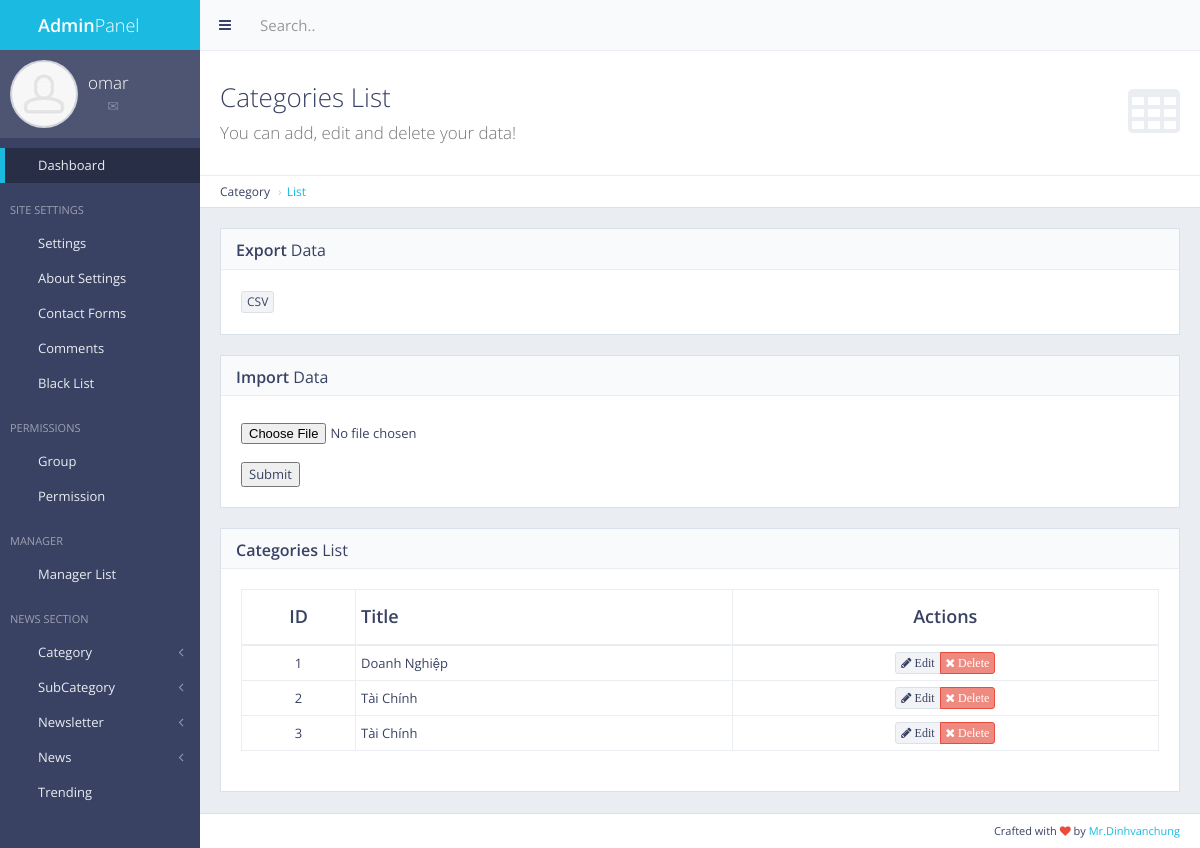
The app's page /panel/category/list/ (signed in) with its own data.
### cat/models.py (models this page shows, shortened)
class Cat(models.Model):
    name = models.CharField(max_length=255, verbose_name=_('Thể Loại'),default=data['dn'],unique=True, blank=False, editable=True)
    count = models.IntegerField(default=0,verbose_name=_('Đếm'))  # To count how many news contains in an one category
    class Meta:
        get_latest_by = ['-priority', 'order_date']
        verbose_name = _('Bảng Thể Loại')
        verbose_name_plural = _('Bảng Thể Loại')
        ordering = ['name']

### cat/views.py (the view)
# urls.py: url(r'^panel/category/list/$', views.cat_list, name='cat_list'),  ## For Admin Panel Category List
def cat_list(request):
    if not request.user.is_authenticated:
        return redirect('mylogin')
    cat = Cat.objects.all()
    return render(request, 'back/cat_list.html', {'cat':cat})

### main/templatetags/extra_auth.py (called while the page is built)
@register.filter(name='has_group')
def has_group(user, group_name):
    return user.groups.filter(name=group_name).exists()

### main/templates/back/cat_list.html (shortened to what this page needs)
{% extends 'back/master.html' %}
{% load static %}
{% block mainblock %}
<div class="content-header">
    <div class="header-section">
        <h1>
            <i class="fa fa-table"></i>Categories List<br><small>You can add, edit and delete your data!</small>
        </h1>
    </div>
</div>
<ul class="breadcrumb breadcrumb-top">
    <li>Category</li>
    <li><a href="/panel/category/list/">List</a></li>
</ul>
<div class="block full">
    <div class="block-title">
        <h2><strong>Export</strong> Data</h2>
    </div>
    <div class="table-responsive">
        <a href="{% url 'export_cat_csv' %}" data-toggle="tooltip" title="Export csv file" class="btn btn-xs btn-default"> CSV</a>
    </div>
</div>
<div class="block full">
    <div class="block-title">
        <h2><strong>Import</strong> Data</h2>
    </div>
    <form action="{% url 'import_cat_csv' %}" method="post" enctype="multipart/form-data">
        <div class="table-responsive">
            <input type="file" name="csv_file" id="csv_file">
            <br>
            <button type="submit">Submit</button>
        </div>
    </form>
</div>
<div class="block full">
    <div class="block-title">
        <h2><strong>Categories</strong> List</h2>
    </div>
    <div class="table-responsive">
        <table id="example-datatable" class="table table-vcenter table-condensed table-bordered">
            <thead>
                <tr>
                    <th class="text-center">ID</th>
                    <th>Title</th>
                    <th class="text-center">Actions</th>
                </tr>
            </thead>
            <tbody>
                {% for cc in cat %}
                <tr>
                    <td class="text-center">{{ cc.pk }}</td>
                    <td>{{ cc.name }}</td>
                    <td class="text-center">
                        <div class="btn-group">
                            <a href="javascript:void(0)" data-toggle="tooltip" title="Edit" class="btn btn-xs btn-default"><i class="fa fa-pencil"> Edit</i></a>
                            <a href="{% url 'news_delete' pk=cc.pk %}" data-toggle="tooltip" title="Delete" class="btn btn-xs btn-danger"><i class="fa fa-times"> Delete</i></a>
                        </div>
                    </td>
                </tr>
                {% endfor %}
            </tbody>
        </table>
    </div>
</div>
{% endblock %}

### main/templates/back/master.html (shortened to what this page needs)
{% load static %}
{% load extra_auth %}
{% if user.is_authenticated %}
<!DOCTYPE html>
 <html class="no-js" lang="en">
    <head>
        <link rel="stylesheet" href="{% static 'back/css/bootstrap.min.css' %}">
        <link rel="stylesheet" href="{% static 'back/css/plugins.css' %}">
        <link rel="stylesheet" href="{% static 'back/css/main.css' %}">
        <link rel="stylesheet" href="{% static 'back/css/themes.css' %}">
    </head>
    <body>
        <div id="page-wrapper">
            <div id="page-container" class="sidebar-partial sidebar-visible-lg sidebar-no-animations">
                <div id="sidebar">
                    <div id="sidebar-scroll">
                        <div class="sidebar-content">
                            <a href="/panel" class="sidebar-brand">
                                <i class="gi gi-flash"></i><span class="sidebar-nav-mini-hide"><strong>Admin</strong>Panel</span>
                            </a>
                            <div class="sidebar-section sidebar-user clearfix sidebar-nav-mini-hide">
                                <div class="sidebar-user-avatar">
                                    <a href="page_ready_user_profile.html">
                                        <img src="{% static 'back/img/placeholders/avatars/avatar2.jpg' %}" alt="avatar">
                                    </a>
                                </div>
                                <div class="sidebar-user-name">{{ request.user }}</div>
                                <div class="sidebar-user-links">
                                    <a href="page_ready_user_profile.html" data-toggle="tooltip" data-placement="bottom" title="Profile"><i class="gi gi-user"></i></a>
                                    <a href="page_ready_inbox.html" data-toggle="tooltip" data-placement="bottom" title="Messages"><i class="gi gi-envelope"></i></a>
                                    <a href="/panel/change/pass/" class="enable-tooltip" data-placement="bottom" title="Settings" ><i class="gi gi-cogwheel"></i></a>
                                    <a href="/logout" data-toggle="tooltip" data-placement="bottom" title="Logout"><i class="gi gi-exit"></i></a>
                                </div>
                            </div>
                        <ul class="sidebar-nav">
                            {% if perms.main.master_user %}
                            <li>
                                <a href="/panel" class=" active"><i class="gi gi-stopwatch sidebar-nav-icon"></i><span class="sidebar-nav-mini-hide">Dashboard</span></a>
                            </li>
                            {% endif %}
                {% if request.user|has_group:"masteruser" %}
                            <li class="sidebar-header">
                                <span class="sidebar-header-options clearfix"><a href="javascript:void(0)" data-toggle="tooltip" title="Quick Settings"><i class="gi gi-settings"></i></a></span>
                                <span class="sidebar-header-title">Site Settings</span>
                            </li>
                                <li>
                                    <a href="/panel/setting/" class=""><i class="gi gi-show_big_thumbnails sidebar-nav-icon"></i><span class="sidebar-nav-mini-hide">Settings</span></a>
                                </li>
                                <li>
                                    <a href="/panel/about/setting/" class=""><i class="gi gi-show_big_thumbnails sidebar-nav-icon"></i><span class="sidebar-nav-mini-hide">About Settings</span></a>
                                </li>
                                <li>
                                    <a href="/panel/contactform/" class=""><i class="gi gi-show_big_thumbnails sidebar-nav-icon"></i><span class="sidebar-nav-mini-hide">Contact Forms</span></a>
                                </li>
                            <li>
                                <a href="/comments/list/" class=""><i class="gi gi-show_big_thumbnails sidebar-nav-icon"></i><span class="sidebar-nav-mini-hide">Comments</span></a>
                            </li>
                        <li>
                            <a href="/blacklist/" class=""><i class="gi gi-show_big_thumbnails sidebar-nav-icon"></i><span class="sidebar-nav-mini-hide">Black List</span></a>
                        </li>
                <li class="sidebar-header">
                    <span class="sidebar-header-options clearfix"><a href="javascript:void(0)" data-toggle="tooltip" title="Quick Settings"><i class="gi gi-settings"></i></a></span>
                    <span class="sidebar-header-title">Permissions</span>
                </li>
                    <li>
                        <a href="/panel/manager/group/" class=""><i class="gi gi-show_big_thumbnails sidebar-nav-icon"></i><span class="sidebar-nav-mini-hide">Group</span></a>
                    </li>
                    <li>
                        <a href="/panel/manager/perms/" class=""><i class="gi gi-show_big_thumbnails sidebar-nav-icon"></i><span class="sidebar-nav-mini-hide">Permission</span></a>
                    </li>
                    <li class="sidebar-header">
                        <span class="sidebar-header-options clearfix"><a href="javascript:void(0)" data-toggle="tooltip" title="Quick Settings"><i class="gi gi-settings"></i></a></span>
                        <span class="sidebar-header-title">Manager</span>
                    </li>
                        <li>
                            <a href="/panel/manager/list/" class=""><i class="gi gi-show_big_thumbnails sidebar-nav-icon"></i><span class="sidebar-nav-mini-hide">Manager List</span></a>
                        </li>
                {% endif %}
                        <li class="sidebar-header">
                            <span class="sidebar-header-options clearfix"><a href="javascript:void(0)" data-toggle="tooltip" title="Quick Settings"><i class="gi gi-settings"></i></a></span>
                            <span class="sidebar-header-title">News Section</span>
                        </li>
                {% if request.user|has_group:"masteruser" %}
                        <li>
                            <a href="#" class="sidebar-nav-menu"><i class="fa fa-angle-left sidebar-nav-indicator sidebar-nav-mini-hide"></i><i class="gi gi-show_big_thumbnails sidebar-nav-icon"></i><span class="sidebar-nav-mini-hide">Category</span></a>
                        </li>
                        <li>
                            <a href="#" class="sidebar-nav-menu"><i class="fa fa-angle-left sidebar-nav-indicator sidebar-nav-mini-hide"></i><i class="gi gi-show_big_thumbnails sidebar-nav-icon"></i><span class="sidebar-nav-mini-hide">SubCategory</span></a>
                        </li>
                    <li>
                        <a href="#" class="sidebar-nav-menu"><i class="fa fa-angle-left sidebar-nav-indicator sidebar-nav-mini-hide"></i><i class="gi gi-show_big_thumbnails sidebar-nav-icon"></i><span class="sidebar-nav-mini-hide">Newsletter</span></a>
                    </li>
                {% endif %}
                                <li>
                                    <a href="#" class="sidebar-nav-menu"><i class="fa fa-angle-left sidebar-nav-indicator sidebar-nav-mini-hide"></i><i class="gi gi-show_big_thumbnails sidebar-nav-icon"></i><span class="sidebar-nav-mini-hide">News</span></a>
                                </li>
                {% if request.user|has_group:"masteruser" %}
                            <li>
                                <a href="/panel/trending/" class=""><i class="gi gi-show_big_thumbnails sidebar-nav-icon"></i><span class="sidebar-nav-mini-hide">Trending</span></a>
                            </li>
                {% endif %}
                            </ul>
                        </div>
                    </div>
                </div>
                <div id="main-container">
                    <header class="navbar navbar-default">
                        <ul class="nav navbar-nav-custom">
                            <li>
                                <a href="javascript:void(0)" onclick="App.sidebar('toggle-sidebar');this.blur();">
                                    <i class="fa fa-bars fa-fw"></i>
                                </a>
                            </li>
                        </ul>
                        <form action="page_ready_search_results.html" method="post" class="navbar-form-custom">
                            <div class="form-group">
                                <input type="text" id="top-search" name="top-search" class="form-control" placeholder="Search..">
                            </div>
                        </form>
                    </header>
                    <div id="page-content">
                    {% block mainblock %}
                    {% endblock %}
                    </div>
                    <footer class="clearfix">
                        <div class="pull-right">
                            Crafted with <i class="fa fa-heart text-danger"></i> by <a href="#" target="_blank">Mr.Dinhvanchung </a>
                        </div>
                    </footer>
                </div>
            </div>
        </div>
    </body>
</html>
{% else %}
Please Login
{% endif %}

### records on screen
Cat: pk "1", name "Doanh Nghiệp"
Cat: pk "2", name "Tài Chính"
Cat: pk "3", name "Tài Chính"

### other values on screen
{{ request.user }} "omar"
